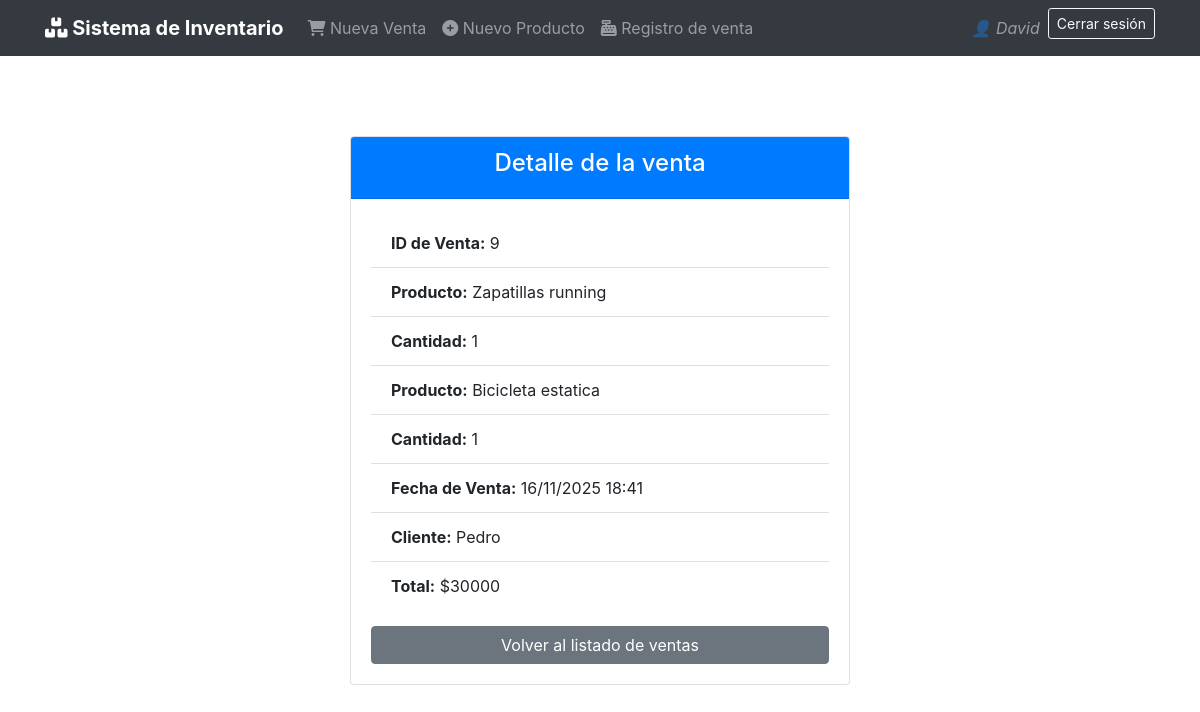
Page /ventas/9/detalle/ (signed in) on the committed database.
### ventas/models.py (models this page shows, shortened)
class Venta(models.Model):
    codigo = models.IntegerField("Codigo de venta")
    cliente = models.ForeignKey("cliente.Cliente", on_delete=models.CASCADE)
    fecha = models.DateTimeField("Fecha de la venta", auto_now_add=True)
    total = models.IntegerField("Precio total de la venta", default=0)

class ItemVenta(models.Model):
    venta = models.ForeignKey("Venta", on_delete=models.CASCADE, related_name="Items")
    producto = models.ForeignKey("productos.Producto", on_delete=models.CASCADE )
    cantidad = models.PositiveIntegerField("Cantidad", default=1)
    precio_unitario = models.DecimalField("Precio", max_digits=10, decimal_places=2)
    sub_total = models.DecimalField("Subtotal", max_digits=10, decimal_places = 2, editable=False, default=0)

### productos/models.py (models this page shows, shortened)
class Producto(models.Model):
    nombre = models.CharField("Nombre", max_length=50)
    descripcion = models.CharField("Descripcion", max_length=200)
    precio_unitario = models.DecimalField("Precio", max_digits=10, decimal_places=2)
    sku = models.CharField("sku", max_length=20, unique=True)
    stock = models.IntegerField(default=0)
    stock_minimo = models.IntegerField(default=5, verbose_name="Stock Minimo")
    imagen = models.ImageField(
        "Imagen",
        upload_to=get_image_path,
        validators=[validate_image_size],
        blank=True,
        null=True,
        help_text="Formatos permitidos: jpg, png, gif. Tamaño maximo: 5MB"
    )
    fecha_creacion = models.DateTimeField("Fecha de creacion", auto_now_add=True)
    fecha_actualizacion = models.DateTimeField("Fecha de creacion", auto_now=True)
    class Meta:
        verbose_name = 'Producto'
        verbose_name_plural = 'Productos'
        ordering = ['nombre']

### cliente/models.py (models this page shows, shortened)
class Cliente(models.Model):
    nombre = models.CharField("Nombre", max_length=100)
    apellido = models.CharField("Apellido", max_length=100)
    numero_documento = models.CharField("Numero de documento", max_length=20, unique=True)
    email = models.EmailField("Email", max_length=254, unique=True)
    telefono = models.CharField("Telefono", max_length=20)
    direccion = models.CharField("Direccion", max_length=200)

### ventas/views.py (the view)
# urls.py: path('<int:pk>/detalle/', views.VentaDetailView.as_view(), name='venta_detail'),
class VentaDetailView(PermissionRequiredMixin, LoginRequiredMixin, ListView):
    model = ItemVenta
    template_name = "ventas/venta_detail.html"
    context_object_name = "items_venta"
    permission_required = "ventas.view_venta"
    def has_permission(self):
        user = self.request.user
        if user.is_superuser or user.is_staff or user.groups.filter(name='Administradores').exists():
            return True
        return (super().has_permission() and self.request.user.groups.filter(name='Ventas').exists())
    def get_queryset(self):
        venta_id = self.kwargs['pk']
        return ItemVenta.objects.filter(venta__id=venta_id)
    def get_context_data(self, **kwargs):
        context = super().get_context_data(**kwargs)
        venta_id = self.kwargs['pk']
        context['venta'] = Venta.objects.get(id=venta_id)
        return context

### templates/ventas/venta_detail.html
{% extends 'ventas/base.html' %}
{% load bootstrap4 %}
{% load crispy_forms_tags %}
{% block content %}
<div class="container mt-5">
    <div class="card mx-auto" style="max-width: 500px;">
        <div class="card-header bg-primary text-white text-center">
            <h4>Detalle de la venta</h4>
        </div>
        <div class="card-body">
            <ul class="list-group list-group-flush mb-3">
                <li class="list-group-item">
                    <strong>ID de Venta:</strong> {{ venta.id }}
                </li>
                {% for item in items_venta %}
                <li class="list-group-item">
                    <strong>Producto:</strong> {{ item.producto.nombre }}
                </li>
                <li class="list-group-item">
                    <strong>Cantidad:</strong> {{ item.cantidad }}
                </li>
                {% empty %}
                <li class="list-group-item text-danger">
                    No hay productos en esta venta.
                </li>
                {% endfor %}
                <li class="list-group-item">
                    <strong>Fecha de Venta:</strong> {{ venta.fecha|date:"d/m/Y H:i" }}
                </li>
                <li class="list-group-item">
                    <strong>Cliente:</strong> {{ venta.cliente.nombre }}
                </li>
                <li class="list-group-item">
                    <strong>Total:</strong> ${{ venta.total }}
                </li>
            </ul>
            <div class="mt-3">
                <a href="{% url 'ventas:venta_list' %}" class="btn btn-secondary btn-block">Volver al listado de ventas</a>
            </div>
        </div>
    </div>
</div>
{% endblock content %}

### templates/ventas/base.html (shortened to what this page needs)
{% load bootstrap4 %}
{% load static %}
<!DOCTYPE html>
<html lang="es">
<head>
    {% bootstrap_css %}
    <link rel="stylesheet" href="https://cdnjs.cloudflare.com/ajax/libs/font-awesome/6.0.0/css/all.min.css">
</head>
<body>
    <nav class="navbar navbar-expand-lg navbar-dark bg-dark">
        <div class="container">
            <a class="navbar-brand" href="{% url 'productos:producto_list' %}">
                <i class="fas fa-boxes"></i> Sistema de Inventario
            </a>
            <div class="collapse navbar-collapse" id="navbarNav">
                <ul class="navbar-nav mr-auto">
                    <li class="nav-item">
                        <a class="nav-link" href="{% url 'ventas:venta_create' %}">
                            <i class="fas fa-shopping-cart"></i> Nueva Venta
                        </a>
                    </li>
                    <li class="nav-item">
                        <a class="nav-link" href="{% url 'productos:producto_create' %}">
                            <i class="fas fa-plus-circle"></i> Nuevo Producto
                        </a>
                    </li>
                    <li class="nav-item">
                        <a class="nav-link" href="{% url 'ventas:venta_list' %}">
                            <i class="fas fa-cash-register"></i> Registro de venta
                        </a>
                    </li>
                </ul>
                <ul class="navbar-nav ml-auto">
                    {% if user.is_authenticated %}
                        <li class="nav-item">
                            <i class="navbar-text mr-2">
                                👤 {{ user.username }}
                            </i>
                        </li>
                        <li class="nav-item">
                            <form action="{% url 'account_logout' %}" method="post" class="d-inline">
                                <button type="submit" class="btn btn-outline-light btn-sm">
                                    Cerrar sesión
                                </button>
                            </form>
                        </li>
                    {% else %}
                        <li class="nav-item">
                            <a class="btn btn-outline-light btn-sm" href="{% url 'account_login' %}">
                                Iniciar sesión
                            </a>
                        </li>
                    {% endif %}
                </ul>
            </div>
        </div>
    </nav>
    <div class="container mt-4">
        <div class="d-flex justify-content-between align-items-center mb-4">
        </div>
        {% block content %}
        {% endblock %}
    </div>
</body>
</html>

### templates/ventas/base.html (style rules this page uses)
.navbar-brand { font-weight: bold; }

### rows in the picture
Venta: id "9", fecha "16/11/2025 18:41", cliente.nombre "Pedro", total "30000"
ItemVenta: producto.nombre "Zapatillas running", cantidad "1"
ItemVenta: producto.nombre "Bicicleta estatica", cantidad "1"

### other values in the picture
{{ user.username }} "David"
